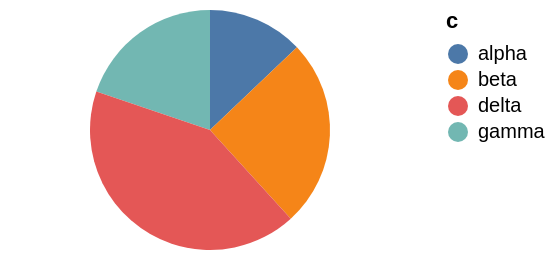

Here is the Vega-Lite specification saved for this chart:
### Vega-Lite specification from a JSON file in a GitHub repository (floating-point values rounded to 4 significant figures)
{"$schema": "https://vega.github.io/schema/vega-lite/v6.json", "width": 200, "height": 120, "data": {"values": [{"c": "alpha", "v": 28, "w": 3, "t": "2024-01-07"}, {"c": "beta", "v": 55, "w": 7, "t": "2024-03-19"}, {"c": "gamma", "v": 43, "w": 5, "t": "2024-06-02"}, {"c": "delta", "v": 91, "w": 9, "t": "2024-09-11"}]}, "mark": "arc", "encoding": {"theta": {"field": "v", "type": "quantitative"}, "color": {"field": "c", "type": "nominal"}}, "config": {"arc": {"color": "white"}}}
